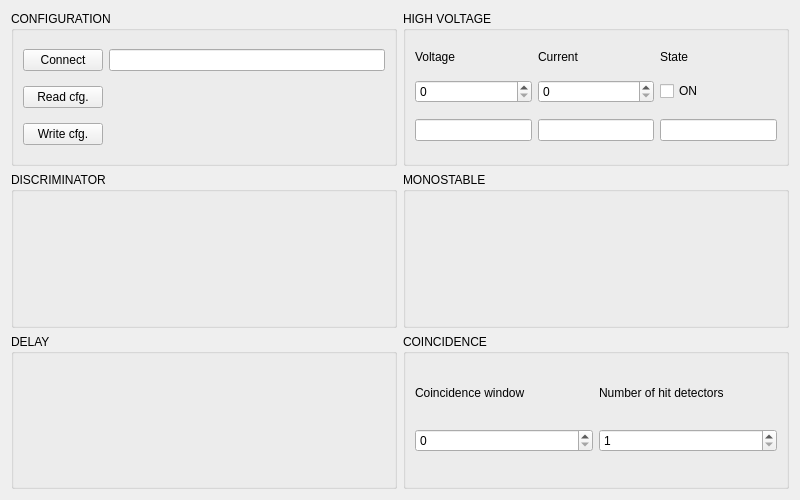
<?xml version="1.0" encoding="UTF-8"?>
<ui version="4.0">
 <class>Form</class>
 <widget class="QWidget" name="Form">
  <property name="geometry">
   <rect>
    <x>0</x>
    <y>0</y>
    <width>800</width>
    <height>500</height>
   </rect>
  </property>
  <property name="minimumSize">
   <size>
    <width>800</width>
    <height>500</height>
   </size>
  </property>
  <property name="windowTitle">
   <string>Form</string>
  </property>
  <layout class="QGridLayout" name="gridLayout">
   <item row="0" column="0">
    <widget class="QGroupBox" name="cfgGroup">
     <property name="title">
      <string>CONFIGURATION</string>
     </property>
     <layout class="QGridLayout" name="cfgLayout">
      <item row="0" column="0">
       <widget class="QPushButton" name="connectButton">
        <property name="text">
         <string>Connect</string>
        </property>
       </widget>
      </item>
      <item row="0" column="1">
       <widget class="QLineEdit" name="addrValue"/>
      </item>
      <item row="1" column="0">
       <widget class="QPushButton" name="readButton">
        <property name="text">
         <string>Read cfg.</string>
        </property>
       </widget>
      </item>
      <item row="2" column="0">
       <widget class="QPushButton" name="writeButton">
        <property name="text">
         <string>Write cfg.</string>
        </property>
       </widget>
      </item>
     </layout>
    </widget>
   </item>
   <item row="0" column="1">
    <widget class="QGroupBox" name="hvGroup">
     <property name="title">
      <string>HIGH VOLTAGE</string>
     </property>
     <layout class="QGridLayout" name="hvLayout">
      <item row="0" column="0">
       <widget class="QLabel" name="voltageLabel">
        <property name="sizePolicy">
         <sizepolicy hsizetype="Preferred" vsizetype="Fixed">
          <horstretch>0</horstretch>
          <verstretch>0</verstretch>
         </sizepolicy>
        </property>
        <property name="text">
         <string>Voltage</string>
        </property>
       </widget>
      </item>
      <item row="1" column="0">
       <widget class="QSpinBox" name="voltageValue">
        <property name="maximum">
         <number>4095</number>
        </property>
       </widget>
      </item>
      <item row="2" column="0">
       <widget class="QLineEdit" name="voltageFeedback">
        <property name="readOnly">
         <bool>true</bool>
        </property>
       </widget>
      </item>
      <item row="0" column="1">
       <widget class="QLabel" name="currentLabel">
        <property name="sizePolicy">
         <sizepolicy hsizetype="Preferred" vsizetype="Fixed">
          <horstretch>0</horstretch>
          <verstretch>0</verstretch>
         </sizepolicy>
        </property>
        <property name="text">
         <string>Current</string>
        </property>
       </widget>
      </item>
      <item row="1" column="1">
       <widget class="QSpinBox" name="currentValue">
        <property name="maximum">
         <number>4095</number>
        </property>
       </widget>
      </item>
      <item row="2" column="1">
       <widget class="QLineEdit" name="currentFeedback">
        <property name="readOnly">
         <bool>true</bool>
        </property>
       </widget>
      </item>
      <item row="0" column="2">
       <widget class="QLabel" name="stateLabel">
        <property name="sizePolicy">
         <sizepolicy hsizetype="Preferred" vsizetype="Fixed">
          <horstretch>0</horstretch>
          <verstretch>0</verstretch>
         </sizepolicy>
        </property>
        <property name="text">
         <string>State</string>
        </property>
       </widget>
      </item>
      <item row="1" column="2">
       <widget class="QCheckBox" name="stateValue">
        <property name="text">
         <string>ON</string>
        </property>
       </widget>
      </item>
      <item row="2" column="2">
       <widget class="QLineEdit" name="stateFeedback">
        <property name="readOnly">
         <bool>true</bool>
        </property>
       </widget>
      </item>
     </layout>
    </widget>
   </item>
   <item row="1" column="0">
    <widget class="QGroupBox" name="discGroup">
     <property name="title">
      <string>DISCRIMINATOR</string>
     </property>
     <layout class="QGridLayout" name="discLayout"/>
    </widget>
   </item>
   <item row="1" column="1">
    <widget class="QGroupBox" name="monoGroup">
     <property name="title">
      <string>MONOSTABLE</string>
     </property>
     <layout class="QGridLayout" name="monoLayout"/>
    </widget>
   </item>
   <item row="2" column="0">
    <widget class="QGroupBox" name="dlyGroup">
     <property name="title">
      <string>DELAY</string>
     </property>
     <layout class="QGridLayout" name="dlyLayout"/>
    </widget>
   </item>
   <item row="2" column="1">
    <widget class="QGroupBox" name="coiGroup">
     <property name="title">
      <string>COINCIDENCE</string>
     </property>
     <layout class="QGridLayout" name="coiLayout">
      <item row="0" column="0">
       <widget class="QLabel" name="wndLabel">
        <property name="text">
         <string>Coincidence window</string>
        </property>
       </widget>
      </item>
      <item row="1" column="0">
       <widget class="QSpinBox" name="wndValue">
        <property name="minimum">
         <number>0</number>
        </property>
        <property name="maximum">
         <number>50</number>
        </property>
       </widget>
      </item>
      <item row="0" column="1">
       <widget class="QLabel" name="cutLabel">
        <property name="sizePolicy">
         <sizepolicy hsizetype="Preferred" vsizetype="Fixed">
          <horstretch>0</horstretch>
          <verstretch>0</verstretch>
         </sizepolicy>
        </property>
        <property name="text">
         <string>Number of hit detectors</string>
        </property>
       </widget>
      </item>
      <item row="1" column="1">
       <widget class="QSpinBox" name="cutValue">
        <property name="minimum">
         <number>1</number>
        </property>
        <property name="maximum">
         <number>6</number>
        </property>
       </widget>
      </item>
     </layout>
    </widget>
   </item>
  </layout>
 </widget>
 <resources/>
 <connections/>
</ui>
